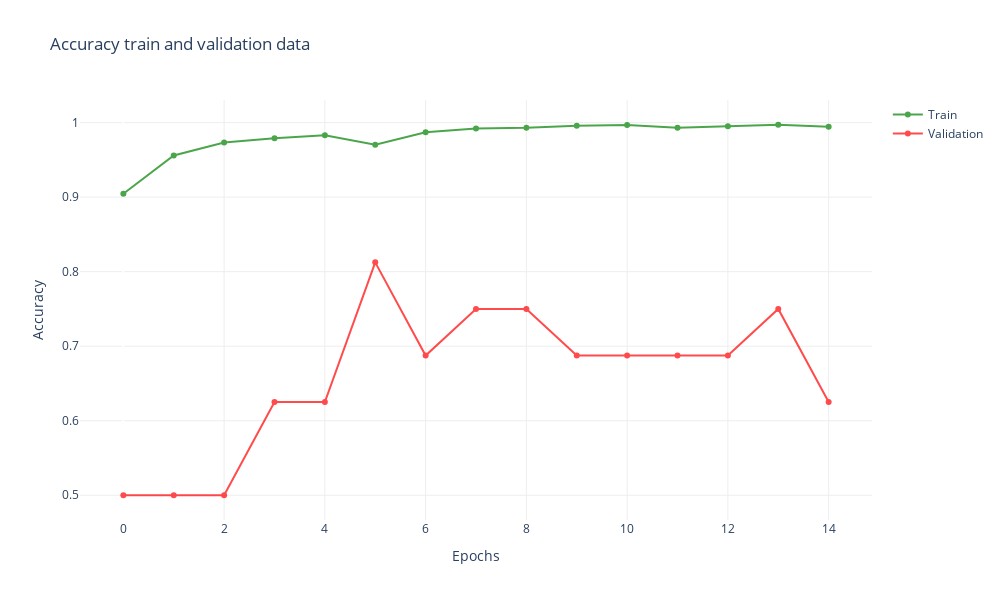

The code cell stored with this chart in its notebook:
### Code cell
#Gráficos de accuracy 

x = hist.epoch
y_acc_train = hist.history['accuracy']
y_acc_val = hist.history['val_accuracy']

data = [go.Scatter(
                x = x,
                y = y_acc_train,
                line = dict(color = 'green', width = 2),
                #marker = dict(line = dict(width = 1.5, color = 'black'), color = 'rgb(30,144,255)'),
                #text = ['teste 1', 'teste 2'],     #Lista de texto para cada elemento do gráfico
                #hovertemplate = "<b>%{text}</b><br><br>" + '<b>City: </b>%{x}<br>' + '<b>Count: </b>%{y}',
                hovertemplate = '<b>Epoch: </b>%{x}<br>' + '<b>Accuracy: </b>%{y}',
                mode = 'lines+markers',
                opacity = 0.7,
                name = 'Train'
                ),
          go.Scatter(
                x = x,
                y = y_acc_val,
                line = dict(color = 'red', width = 2),
                #marker = dict(line = dict(width = 1.5, color = 'black'), color = 'rgb(30,144,255)'),
                #text = ['teste 1', 'teste 2'],     #Lista de texto para cada elemento do gráfico
                #hovertemplate = "<b>%{text}</b><br><br>" + '<b>City: </b>%{x}<br>' + '<b>Count: </b>%{y}',
                hovertemplate = '<b>Epoch: </b>%{x}<br>' + '<b>Accuracy: </b>%{y}',
                mode = 'lines+markers',
                opacity = 0.7,
                name = 'Validation'
                )
          ]

layout = go.Layout(
    title = 'Accuracy train and validation data',
    xaxis = dict(showgrid = True, gridcolor = "#eee", title = 'Epochs'),
    yaxis = dict(showgrid = True, gridcolor = "#eee", title = 'Accuracy'),
    plot_bgcolor = "white",
    paper_bgcolor = "white",
    height = 600, 
    width = 1000)
                    
fig = dict(data = data, layout = layout)
py.iplot(fig)

### Figure 1 — Plotly figure (JSON) as saved in the notebook; plotly's stock layout.template omitted (floating-point values rounded to 4 significant figures)
{"data": [{"hovertemplate": "<b>Epoch: </b>%{x}<br><b>Accuracy: </b>%{y}", "line": {"color": "green", "width": 2}, "mode": "lines+markers", "name": "Train", "opacity": 0.7, "type": "scatter", "x": [0, 1, 2, 3, 4, 5, 6, 7, 8, 9, 10, 11, 12, 13, 14], "y": [0.9045, 0.956, 0.9734, 0.979, 0.983, 0.9705, 0.987, 0.9923, 0.9933, 0.9959, 0.9968, 0.9932, 0.9952, 0.9972, 0.9945]}, {"hovertemplate": "<b>Epoch: </b>%{x}<br><b>Accuracy: </b>%{y}", "line": {"color": "red", "width": 2}, "mode": "lines+markers", "name": "Validation", "opacity": 0.7, "type": "scatter", "x": [0, 1, 2, 3, 4, 5, 6, 7, 8, 9, 10, 11, 12, 13, 14], "y": [0.5, 0.5, 0.5, 0.625, 0.625, 0.8125, 0.6875, 0.75, 0.75, 0.6875, 0.6875, 0.6875, 0.6875, 0.75, 0.625]}], "layout": {"height": 600, "paper_bgcolor": "white", "plot_bgcolor": "white", "title": {"text": "Accuracy train and validation data"}, "width": 1000, "xaxis": {"gridcolor": "#eee", "showgrid": true, "title": {"text": "Epochs"}}, "yaxis": {"gridcolor": "#eee", "showgrid": true, "title": {"text": "Accuracy"}}}}
